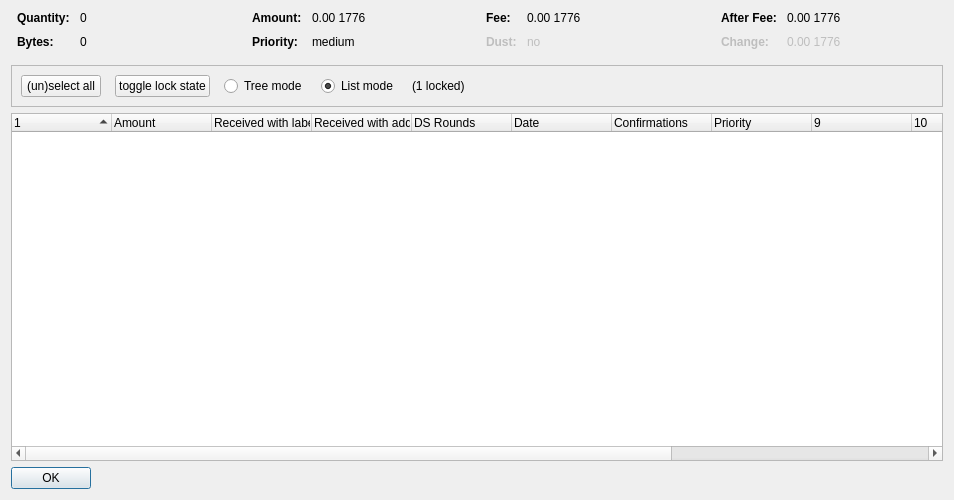
<?xml version="1.0" encoding="UTF-8"?>
<ui version="4.0">
 <class>CoinControlDialog</class>
 <widget class="QDialog" name="CoinControlDialog">
  <property name="geometry">
   <rect>
    <x>0</x>
    <y>0</y>
    <width>954</width>
    <height>500</height>
   </rect>
  </property>
  <property name="windowTitle">
   <string>Coin Selection</string>
  </property>
  <layout class="QVBoxLayout" name="verticalLayout">
   <item>
    <layout class="QHBoxLayout" name="horizontalLayoutTop" stretch="0,0,0,0">
     <property name="topMargin">
      <number>0</number>
     </property>
     <property name="bottomMargin">
      <number>10</number>
     </property>
     <item>
      <layout class="QFormLayout" name="formLayoutCoinControl1">
       <property name="horizontalSpacing">
        <number>10</number>
       </property>
       <property name="verticalSpacing">
        <number>10</number>
       </property>
       <property name="leftMargin">
        <number>6</number>
       </property>
       <property name="rightMargin">
        <number>6</number>
       </property>
       <item row="0" column="0">
        <widget class="QLabel" name="labelCoinControlQuantityText">
         <property name="font">
          <font>
           <weight>75</weight>
           <bold>true</bold>
          </font>
         </property>
         <property name="text">
          <string>Quantity:</string>
         </property>
        </widget>
       </item>
       <item row="0" column="1">
        <widget class="QLabel" name="labelCoinControlQuantity">
         <property name="cursor">
          <cursorShape>IBeamCursor</cursorShape>
         </property>
         <property name="contextMenuPolicy">
          <enum>Qt::ActionsContextMenu</enum>
         </property>
         <property name="text">
          <string notr="true">0</string>
         </property>
         <property name="textInteractionFlags">
          <set>Qt::LinksAccessibleByMouse|Qt::TextSelectableByKeyboard|Qt::TextSelectableByMouse</set>
         </property>
        </widget>
       </item>
       <item row="1" column="0">
        <widget class="QLabel" name="labelCoinControlBytesText">
         <property name="font">
          <font>
           <weight>75</weight>
           <bold>true</bold>
          </font>
         </property>
         <property name="text">
          <string>Bytes:</string>
         </property>
        </widget>
       </item>
       <item row="1" column="1">
        <widget class="QLabel" name="labelCoinControlBytes">
         <property name="cursor">
          <cursorShape>IBeamCursor</cursorShape>
         </property>
         <property name="contextMenuPolicy">
          <enum>Qt::ActionsContextMenu</enum>
         </property>
         <property name="text">
          <string notr="true">0</string>
         </property>
         <property name="textInteractionFlags">
          <set>Qt::LinksAccessibleByMouse|Qt::TextSelectableByKeyboard|Qt::TextSelectableByMouse</set>
         </property>
        </widget>
       </item>
      </layout>
     </item>
     <item>
      <layout class="QFormLayout" name="formLayoutCoinControl2">
       <property name="horizontalSpacing">
        <number>10</number>
       </property>
       <property name="verticalSpacing">
        <number>10</number>
       </property>
       <property name="leftMargin">
        <number>6</number>
       </property>
       <property name="rightMargin">
        <number>6</number>
       </property>
       <item row="0" column="0">
        <widget class="QLabel" name="labelCoinControlAmountText">
         <property name="font">
          <font>
           <weight>75</weight>
           <bold>true</bold>
          </font>
         </property>
         <property name="text">
          <string>Amount:</string>
         </property>
        </widget>
       </item>
       <item row="0" column="1">
        <widget class="QLabel" name="labelCoinControlAmount">
         <property name="cursor">
          <cursorShape>IBeamCursor</cursorShape>
         </property>
         <property name="contextMenuPolicy">
          <enum>Qt::ActionsContextMenu</enum>
         </property>
         <property name="text">
          <string notr="true">0.00 1776</string>
         </property>
         <property name="textInteractionFlags">
          <set>Qt::LinksAccessibleByMouse|Qt::TextSelectableByKeyboard|Qt::TextSelectableByMouse</set>
         </property>
        </widget>
       </item>
       <item row="1" column="0">
        <widget class="QLabel" name="labelCoinControlPriorityText">
         <property name="font">
          <font>
           <weight>75</weight>
           <bold>true</bold>
          </font>
         </property>
         <property name="text">
          <string>Priority:</string>
         </property>
        </widget>
       </item>
       <item row="1" column="1">
        <widget class="QLabel" name="labelCoinControlPriority">
         <property name="cursor">
          <cursorShape>IBeamCursor</cursorShape>
         </property>
         <property name="contextMenuPolicy">
          <enum>Qt::ActionsContextMenu</enum>
         </property>
         <property name="text">
          <string>medium</string>
         </property>
         <property name="textInteractionFlags">
          <set>Qt::LinksAccessibleByMouse|Qt::TextSelectableByKeyboard|Qt::TextSelectableByMouse</set>
         </property>
        </widget>
       </item>
      </layout>
     </item>
     <item>
      <layout class="QFormLayout" name="formLayoutCoinControl3">
       <property name="horizontalSpacing">
        <number>10</number>
       </property>
       <property name="verticalSpacing">
        <number>10</number>
       </property>
       <property name="leftMargin">
        <number>6</number>
       </property>
       <property name="rightMargin">
        <number>6</number>
       </property>
       <item row="0" column="0">
        <widget class="QLabel" name="labelCoinControlFeeText">
         <property name="font">
          <font>
           <weight>75</weight>
           <bold>true</bold>
          </font>
         </property>
         <property name="text">
          <string>Fee:</string>
         </property>
        </widget>
       </item>
       <item row="0" column="1">
        <widget class="QLabel" name="labelCoinControlFee">
         <property name="cursor">
          <cursorShape>IBeamCursor</cursorShape>
         </property>
         <property name="contextMenuPolicy">
          <enum>Qt::ActionsContextMenu</enum>
         </property>
         <property name="text">
          <string notr="true">0.00 1776</string>
         </property>
         <property name="textInteractionFlags">
          <set>Qt::LinksAccessibleByMouse|Qt::TextSelectableByKeyboard|Qt::TextSelectableByMouse</set>
         </property>
        </widget>
       </item>
       <item row="1" column="0">
        <widget class="QLabel" name="labelCoinControlLowOutputText">
         <property name="enabled">
          <bool>false</bool>
         </property>
         <property name="font">
          <font>
           <weight>75</weight>
           <bold>true</bold>
          </font>
         </property>
         <property name="text">
          <string>Dust:</string>
         </property>
        </widget>
       </item>
       <item row="1" column="1">
        <widget class="QLabel" name="labelCoinControlLowOutput">
         <property name="enabled">
          <bool>false</bool>
         </property>
         <property name="cursor">
          <cursorShape>IBeamCursor</cursorShape>
         </property>
         <property name="contextMenuPolicy">
          <enum>Qt::ActionsContextMenu</enum>
         </property>
         <property name="text">
          <string>no</string>
         </property>
         <property name="textInteractionFlags">
          <set>Qt::LinksAccessibleByMouse|Qt::TextSelectableByKeyboard|Qt::TextSelectableByMouse</set>
         </property>
        </widget>
       </item>
      </layout>
     </item>
     <item>
      <layout class="QFormLayout" name="formLayoutCoinControl4">
       <property name="horizontalSpacing">
        <number>10</number>
       </property>
       <property name="verticalSpacing">
        <number>10</number>
       </property>
       <property name="leftMargin">
        <number>6</number>
       </property>
       <property name="rightMargin">
        <number>6</number>
       </property>
       <item row="0" column="0">
        <widget class="QLabel" name="labelCoinControlAfterFeeText">
         <property name="font">
          <font>
           <weight>75</weight>
           <bold>true</bold>
          </font>
         </property>
         <property name="text">
          <string>After Fee:</string>
         </property>
        </widget>
       </item>
       <item row="0" column="1">
        <widget class="QLabel" name="labelCoinControlAfterFee">
         <property name="cursor">
          <cursorShape>IBeamCursor</cursorShape>
         </property>
         <property name="contextMenuPolicy">
          <enum>Qt::ActionsContextMenu</enum>
         </property>
         <property name="text">
          <string notr="true">0.00 1776</string>
         </property>
         <property name="textInteractionFlags">
          <set>Qt::LinksAccessibleByMouse|Qt::TextSelectableByKeyboard|Qt::TextSelectableByMouse</set>
         </property>
        </widget>
       </item>
       <item row="1" column="0">
        <widget class="QLabel" name="labelCoinControlChangeText">
         <property name="enabled">
          <bool>false</bool>
         </property>
         <property name="font">
          <font>
           <weight>75</weight>
           <bold>true</bold>
          </font>
         </property>
         <property name="text">
          <string>Change:</string>
         </property>
        </widget>
       </item>
       <item row="1" column="1">
        <widget class="QLabel" name="labelCoinControlChange">
         <property name="enabled">
          <bool>false</bool>
         </property>
         <property name="cursor">
          <cursorShape>IBeamCursor</cursorShape>
         </property>
         <property name="contextMenuPolicy">
          <enum>Qt::ActionsContextMenu</enum>
         </property>
         <property name="text">
          <string notr="true">0.00 1776</string>
         </property>
         <property name="textInteractionFlags">
          <set>Qt::LinksAccessibleByMouse|Qt::TextSelectableByKeyboard|Qt::TextSelectableByMouse</set>
         </property>
        </widget>
       </item>
      </layout>
     </item>
    </layout>
   </item>
   <item>
    <widget class="QFrame" name="frame">
     <property name="minimumSize">
      <size>
       <width>0</width>
       <height>40</height>
      </size>
     </property>
     <property name="frameShape">
      <enum>QFrame::StyledPanel</enum>
     </property>
     <property name="frameShadow">
      <enum>QFrame::Sunken</enum>
     </property>
     <layout class="QHBoxLayout" name="horizontalLayout">
      <item>
       <layout class="QHBoxLayout" name="horizontalLayoutPanel" stretch="0,0,0,0,0,0">
        <property name="spacing">
         <number>14</number>
        </property>
        <item>
         <widget class="QPushButton" name="pushButtonSelectAll">
          <property name="sizePolicy">
           <sizepolicy hsizetype="Maximum" vsizetype="Fixed">
            <horstretch>0</horstretch>
            <verstretch>0</verstretch>
           </sizepolicy>
          </property>
          <property name="text">
           <string>(un)select all</string>
          </property>
          <property name="autoDefault">
           <bool>false</bool>
          </property>
         </widget>
        </item>
        <item>
         <widget class="QPushButton" name="pushButtonToggleLock">
          <property name="sizePolicy">
           <sizepolicy hsizetype="Maximum" vsizetype="Fixed">
            <horstretch>0</horstretch>
            <verstretch>0</verstretch>
           </sizepolicy>
          </property>
          <property name="text">
           <string>toggle lock state</string>
          </property>
          <property name="autoDefault">
           <bool>false</bool>
          </property>
         </widget>
        </item>
        <item>
         <widget class="QRadioButton" name="radioTreeMode">
          <property name="sizePolicy">
           <sizepolicy hsizetype="Maximum" vsizetype="Fixed">
            <horstretch>0</horstretch>
            <verstretch>0</verstretch>
           </sizepolicy>
          </property>
          <property name="text">
           <string>Tree mode</string>
          </property>
         </widget>
        </item>
        <item>
         <widget class="QRadioButton" name="radioListMode">
          <property name="sizePolicy">
           <sizepolicy hsizetype="Maximum" vsizetype="Fixed">
            <horstretch>0</horstretch>
            <verstretch>0</verstretch>
           </sizepolicy>
          </property>
          <property name="text">
           <string>List mode</string>
          </property>
          <property name="checked">
           <bool>true</bool>
          </property>
         </widget>
        </item>
        <item>
         <widget class="QLabel" name="labelLocked">
          <property name="text">
           <string>(1 locked)</string>
          </property>
         </widget>
        </item>
        <item>
         <spacer name="horizontalSpacer">
          <property name="orientation">
           <enum>Qt::Horizontal</enum>
          </property>
          <property name="sizeHint" stdset="0">
           <size>
            <width>40</width>
            <height>20</height>
           </size>
          </property>
         </spacer>
        </item>
       </layout>
      </item>
     </layout>
    </widget>
   </item>
   <item>
    <widget class="CoinControlTreeWidget" name="treeWidget">
     <property name="contextMenuPolicy">
      <enum>Qt::CustomContextMenu</enum>
     </property>
     <property name="sortingEnabled">
      <bool>false</bool>
     </property>
     <property name="columnCount">
      <number>13</number>
     </property>
     <attribute name="headerShowSortIndicator" stdset="0">
      <bool>true</bool>
     </attribute>
     <attribute name="headerStretchLastSection">
      <bool>false</bool>
     </attribute>
     <column>
      <property name="text">
       <string/>
      </property>
     </column>
     <column>
      <property name="text">
       <string>Amount</string>
      </property>
     </column>
     <column>
      <property name="text">
       <string>Received with label</string>
      </property>
     </column>
     <column>
      <property name="text">
       <string>Received with address</string>
      </property>
     </column>
     <column>
      <property name="text">
       <string>DS Rounds</string>
      </property>
     </column>
     <column>
      <property name="text">
       <string>Date</string>
      </property>
     </column>
     <column>
      <property name="text">
       <string>Confirmations</string>
      </property>
      <property name="toolTip">
       <string>Confirmed</string>
      </property>
     </column>
     <column>
      <property name="text">
       <string>Priority</string>
      </property>
     </column>
     <column>
      <property name="text">
       <string/>
      </property>
     </column>
     <column>
      <property name="text">
       <string/>
      </property>
     </column>
     <column>
      <property name="text">
       <string/>
      </property>
     </column>
     <column>
      <property name="text">
       <string/>
      </property>
     </column>
     <column>
      <property name="text">
       <string/>
      </property>
     </column>
    </widget>
   </item>
   <item>
    <widget class="QDialogButtonBox" name="buttonBox">
     <property name="sizePolicy">
      <sizepolicy hsizetype="Maximum" vsizetype="Fixed">
       <horstretch>0</horstretch>
       <verstretch>0</verstretch>
      </sizepolicy>
     </property>
     <property name="orientation">
      <enum>Qt::Horizontal</enum>
     </property>
     <property name="standardButtons">
      <set>QDialogButtonBox::Ok</set>
     </property>
    </widget>
   </item>
  </layout>
 </widget>
 <customwidgets>
  <customwidget>
   <class>CoinControlTreeWidget</class>
   <extends>QTreeWidget</extends>
   <header>coincontroltreewidget.h</header>
  </customwidget>
 </customwidgets>
 <resources/>
 <connections/>
</ui>
